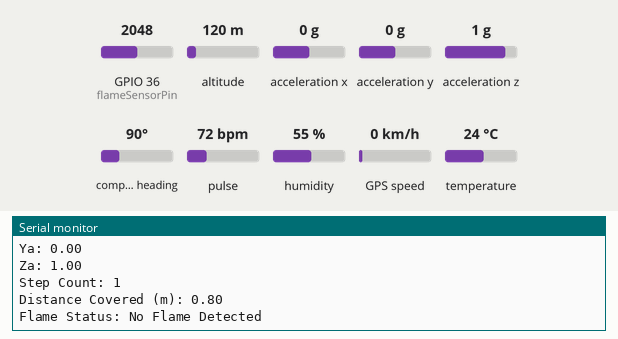
Simulated run of this sketch. Board: ESP32. Shown: the last lines printed to the serial monitor. Wiring (inferred from the names in the program): ADXL345 accelerometer at I2C address 0x53. The inputs (shaded band) are chosen by the test bench; at power-on: GPIO 36 (flameSensorPin) = 2048, altitude 120 m, acceleration x 0 g, acceleration y 0 g, acceleration z 1 g, compass heading 90°, pulse 72 bpm, humidity 55 %, GPS speed 0 km/h, temperature 24 °C. The GPS gets a fix after 3 s at 37.7749, -122.4194 with 8 satellites.

Above: at 2.6 s.
2.7 s: GPIO 36 (flameSensorPin) set to 314
At 3.3 s:
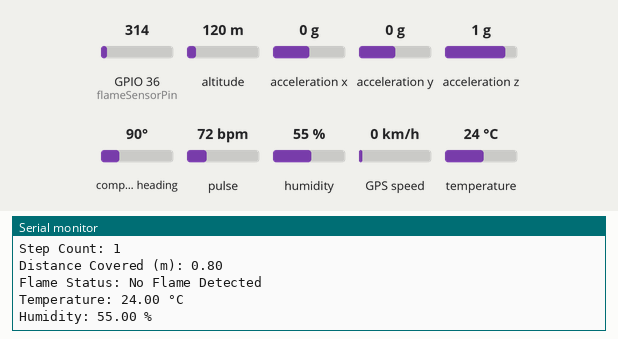
5.2 s: GPIO 36 (flameSensorPin) set to 283
At 6.37 s:
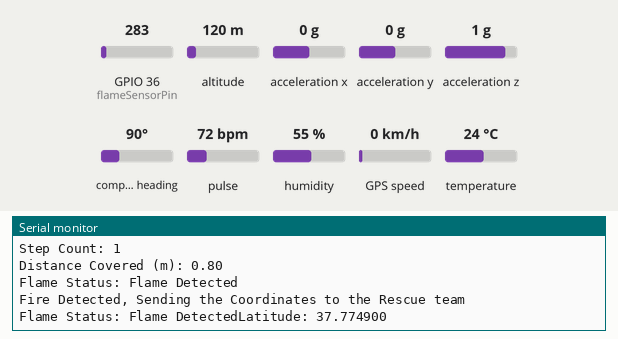
Timing chart, 0 to 8.2 s (numbered marks = the images above; inputs shaded):
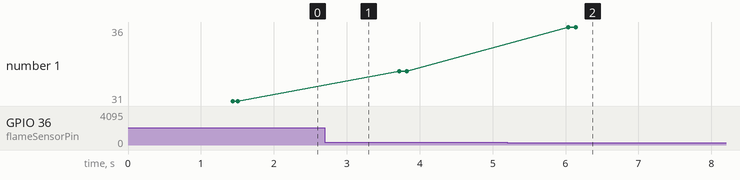

The sketch:

FULLCODE.ino
```cpp
#include <Wire.h>
#include <TinyGPS++.h>
#include <DHT.h>
#include <MAX30105.h>
#include <spo2_algorithm.h>  // Include the SpO2 algorithm

#define DHTPIN 2        // Pin where the DHT sensor is connected
#define DHTTYPE DHT11   // DHT sensor type
DHT dht(DHTPIN, DHTTYPE);  // Initialize DHT sensor

TinyGPSPlus gps;       // Create a TinyGPS++ object for GPS data
int ADXL345 = 0x53;    // ADXL345 I2C address
const int flameSensorPin = A0;
float X_out, Y_out, Z_out;
volatile int stepCount = 0;
float stepLength = 0.8;
float distanceCovered = 0.0;
float threshold = 0.2;
bool isStepping = false;

int GPSBaud = 9600;

// MAX30105 sensor for heart rate and SpO2
MAX30105 particleSensor;
unsigned long lastBeat = 0;    // Time of last beat
unsigned long beatDuration = 0; // Time between beats
int beatsPerMinute = 0;
float oxygenSaturation = 0.0;
float pulseAmplitudeRatio = 0.0;

void setup() {
  Serial.begin(9600);    // Serial Monitor
  Serial1.begin(GPSBaud); // GPS on Serial1
  Serial2.begin(115200);  // ESP32 on Serial2
  Wire.begin();           // Start I2C for ADXL345
  dht.begin();            // Start DHT22 sensor
  pinMode(flameSensorPin, INPUT);
  // Configure ADXL345 and calibrate
  configureADXL345();
  calibrateADXL345();

  // Initialize MAX30105 sensor
  Wire1.begin();
  if (!particleSensor.begin(Wire1)) {
    Serial.println("MAX30105 initialization failed!");
    while (1);  // Halt further execution if initialization fails
  }
  Serial.println("MAX30105 initialized successfully");

  particleSensor.setup();  // Basic setup to start reading
}

void configureADXL345() {
  Wire.beginTransmission(ADXL345);
  Wire.write(0x2D);  // POWER_CTL register
  Wire.write(8);     // Enable measurement mode
  Wire.endTransmission();
  delay(10);
}

void calibrateADXL345() {
  float numReadings = 500;
  float zSum = 0;

  for (int i = 0; i < numReadings; i++) {
    readADXL345Data();
    zSum += Z_out;
  }

  int Z_offset = (256 - (zSum / numReadings)) / 4;
  Serial.print("Calibration Offset Z= ");
  Serial.println(Z_offset);
  delay(1000);
}

void readADXL345Data() {
  Wire.beginTransmission(ADXL345);
  Wire.write(0x32);  // Start at ACCEL_XOUT_H register
  Wire.endTransmission(false);
  Wire.requestFrom(ADXL345, 6, true);

  X_out = (Wire.read() | Wire.read() << 8) / 256;
  Y_out = (Wire.read() | Wire.read() << 8) / 256;
  Z_out = (Wire.read() | Wire.read() << 8) / 256;
}

void loop() {
  // Read and display GPS data
  while (Serial1.available() > 0) {
    if (gps.encode(Serial1.read())) {
      displayGPSInfo();
    }
  }

  // Read accelerometer data and detect steps
  readADXL345Data();
  detectStep();

  // Read heart rate and SpO2 data
  readHeartRateAndSpO2();

  // Print accelerometer data
  printADXLData();

  // Print step count and distance
  printStepInfo();
  flamesos();
  // Read temperature and humidity from DHT22
 // Serial.println("Reading DHT22 sensor...");
  float temperature = dht.readTemperature();
  float humidity = dht.readHumidity();

  // Display and send DHT22 data
  if (isnan(temperature) || isnan(humidity)) {
    Serial.println("Failed to read from DHT sensor!");
    Serial2.println("Failed to read from DHT sensor!");
  } else {
    Serial.print("Temperature: ");
    Serial.print(temperature);
    Serial.println(" °C");
    Serial.print("Humidity: ");
    Serial.print(humidity);
    Serial.println(" %");

    Serial2.print("Temperature: ");
    Serial2.print(temperature);
    Serial2.println("°C");
    Serial2.print("Humidity: ");
    Serial2.print(humidity);
    Serial2.println(" %");
  }

  delay(1000);  // Delay for readability and to give DHT22 more time
}

void displayGPSInfo() {
  if (gps.location.isValid()) {
    Serial.print("Latitude: ");
    Serial.println(gps.location.lat(), 6);
    Serial.print("Longitude: ");
    Serial.println(gps.location.lng(), 6);
    Serial.print("Altitude: ");
    Serial.println(gps.altitude.meters());

    Serial2.print("Latitude: ");
    Serial2.println(gps.location.lat(), 6);
    Serial2.print("Longitude: ");
    Serial2.println(gps.location.lng(), 6);
    Serial2.print("Altitude: ");
    Serial2.println(gps.altitude.meters());
  } else {
    Serial.println("Location: Not Available");
    Serial2.println("Location: Not Available");
  }

  Serial.print("Date: ");
  Serial2.print("Date: ");
  if (gps.date.isValid()) {
    Serial.print(gps.date.month());
    Serial.print("/");
    Serial.print(gps.date.day());
    Serial.print("/");
    Serial.println(gps.date.year());

    Serial2.print(gps.date.month());
    Serial2.print("/");
    Serial2.print(gps.date.day());
    Serial2.println(gps.date.year());
  } else {
    Serial.println("Date: Not Available");
    Serial2.println("Date: Not Available");
  }

  Serial.print("Time: ");
  Serial2.print("Time: ");
  if (gps.time.isValid()) {
    printFormattedTime(gps.time.hour(), gps.time.minute(), gps.time.second(), gps.time.centisecond());
  } else {
    Serial.println("Time: Not Available");
    Serial2.println("Time: Not Available");
  }

  //Serial.println();
  //Serial2.println();
}

void printFormattedTime(int hour, int minute, int second, int centisecond) {
  int offsetHours = 5;    // Adjust this for your timezone
  int offsetMinutes = 30; // Use 0 if no additional minutes offset is needed
  int adjustedHour = hour + offsetHours;
  int adjustedMinute = minute + offsetMinutes;

  // Handle any overflow in minutes
  if (adjustedMinute >= 60) {
    adjustedMinute -= 60;
    adjustedHour++;
  }

  // Adjust for hour overflow or underflow
  if (adjustedHour >= 24) adjustedHour -= 24;
  else if (adjustedHour < 0) adjustedHour += 24;

  Serial.print(adjustedHour < 10 ? "0" : "");
  Serial.print(adjustedHour);
  Serial.print(":");
  Serial.print(adjustedMinute < 10 ? "0" : "");
  Serial.print(adjustedMinute);
  Serial.print(":");
  Serial.print(second < 10 ? "0" : "");
  Serial.print(second);
  Serial.print(".");
  Serial.println(centisecond < 10 ? "0" : "");
  Serial.println(centisecond);

  Serial2.print(adjustedHour < 10 ? "0" : "");
  Serial2.print(adjustedHour);
  Serial2.print(":");
  Serial2.print(adjustedMinute < 10 ? "0" : "");
  Serial2.print(adjustedMinute);
  Serial2.print(":");
  Serial2.print(second < 10 ? "0" : "");
  Serial2.print(second);
  Serial2.print(".");
  Serial2.println(centisecond < 10 ? "0" : "");
  Serial2.println(centisecond);
}

void detectStep() {
  if (Z_out > threshold && !isStepping) {
    stepCount++;
    isStepping = true;
  }

  if (Z_out < threshold) {
    isStepping = false;
  }

  distanceCovered = stepCount * stepLength;
}

void printADXLData() {
  Serial.print("Xa: ");
  Serial.println(X_out);
  Serial.print("Ya: ");
  Serial.println(Y_out);
  Serial.print("Za: ");
  Serial.println(Z_out);

  Serial2.print("Xa: ");
  Serial2.println(X_out);
  Serial2.print("Ya: ");
  Serial2.println(Y_out);
  Serial2.print("Za: ");
  Serial2.println(Z_out);
}

void printStepInfo() {
  Serial.print("Step Count: ");
  Serial.println(stepCount);
  Serial.print("Distance Covered (m): ");
  Serial.println(distanceCovered);

  Serial2.print("Step Count: ");
  Serial2.println(stepCount);
  Serial2.print("Distance Covered (m): ");
  Serial2.println(distanceCovered);
}
void flamesos()
{
  int flameDetected = analogRead(flameSensorPin);

  // Map the sensor value to a readable range
  int threshold = 300;  // Set the threshold value for flame detection

  if (flameDetected < threshold) {  // If sensor value is below threshold, flame is detected
    Serial.print("Flame Status: ");
    Serial.println("Flame Detected");
    Serial2.print("Flame Status: ");
    Serial2.println("Flame Detected");
    interruptserviceroutine();
  } else {
    Serial.print("Flame Status: ");
    Serial.println("No Flame Detected");
    Serial2.print("Flame Status: ");
    Serial2.println("No Flame Detected");
  }

  delay(1000);  // Wait before the next reading
}
void readHeartRateAndSpO2() {
  long irValue = particleSensor.getIR();  // Get the IR sensor value
  long redValue = particleSensor.getRed();  // Get the red sensor value

  // SpO2 calculation using the ratio of red and infrared light absorption
  if (irValue > 50000 && redValue > 50000) {
    oxygenSaturation = calculateSpO2(redValue, irValue);
    pulseAmplitudeRatio = (float) redValue / (float) irValue;
  }

  // Heart rate calculation
  if (irValue > 50000) {
    if (millis() - lastBeat > 1000) {
      beatDuration = millis() - lastBeat;
      beatsPerMinute = 60000 / beatDuration;
      lastBeat = millis();

      // Output the heart rate and SpO2
      Serial.print("Heart Rate: ");
      Serial.println(beatsPerMinute);
      Serial2.print("Heart Rate: ");
      Serial2.println(beatsPerMinute);
      Serial.print("SpO2: ");
      Serial.print(oxygenSaturation);
      Serial.println(" %");
      Serial2.print("SpO2: ");
      Serial2.print(oxygenSaturation);
      Serial2.println(" %");
    }
  } else {
    Serial.print("Heart Rate: ");
    Serial.println("No pulse detected.");
    Serial2.print("Heart Rate: ");
    Serial2.println("No pulse detected.");
  }
}

float calculateSpO2(long red, long ir) {
  // Simple SpO2 calculation algorithm based on red/IR ratio
  float ratio = (float) red / (float) ir;
  float spo2 = 0.0;

  if (ratio > 0.2) {
    spo2 = 97.5;
  } else if (ratio > 0.1) {
    spo2 = 90.0;
  } else {
    spo2 = 80.0;
  }

  return spo2;
}
void interruptserviceroutine()
{
  int i=0;
  Serial.println("Fire Detected, Sending the Coordinates to the Rescue team ");
  Serial2.println("Fire Detected, Sending the Coordinates to the Rescue team ");
  while(i<100)
  {
  if (gps.location.isValid()) {

    Serial.print("Flame Status: Flame Detected");
    Serial2.print("Flame Status: Flame Detected");
    Serial.print("Latitude: ");
    Serial.println(gps.location.lat(), 6);
    Serial2.print("Latitude: ");
    Serial2.println(gps.location.lat(), 6);
    Serial.print("Longitude: ");
    Serial.println(gps.location.lng(), 6);
    Serial2.print("Longitude: ");
    Serial2.println(gps.location.lng(), 6);
  }
  i++;
  }
  while(true);
}
```

Measured:
- the behaviour switches between 300 and 299 on GPIO 36 (flameSensorPin) (found by bisection; images 1 and 2)
- after the input at 5.2 s, the serial monitor: prints a new line after 1.1 s (image 2)
